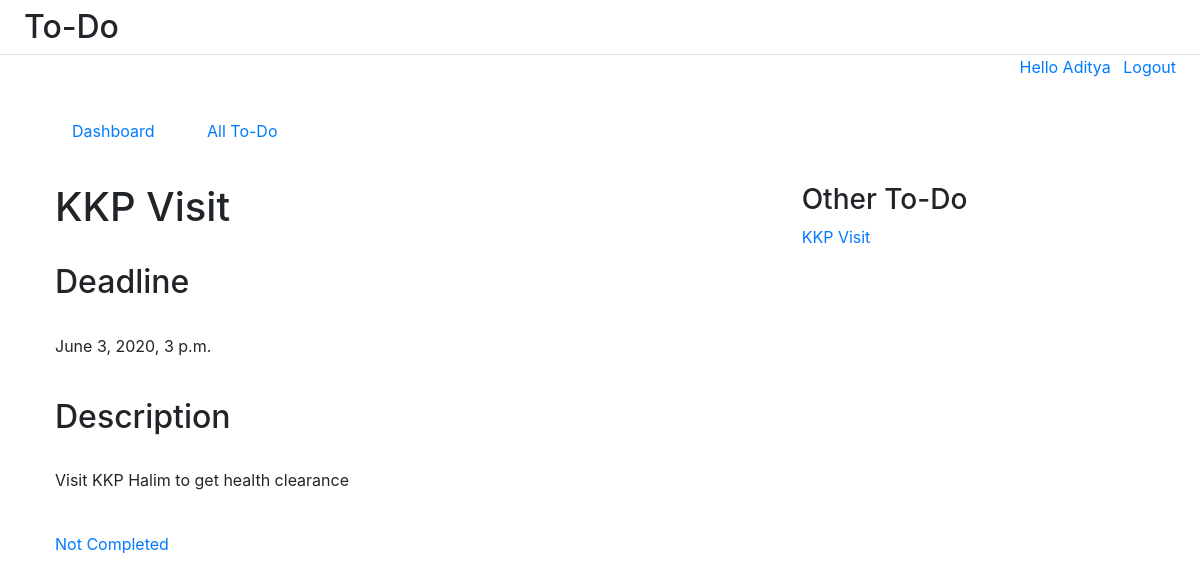
Screenshot of /tasks/2 (signed in) with the database file from the repository.
### todoapp/models.py (models this page shows, shortened)
class Task(TimeStampedModel):
    STATUSES = (
        (0, 'Not Completed'),
        (1, 'Completed'),
    )
    title = models.CharField(max_length=200)
    description = models.TextField()
    deadline = models.DateTimeField()
    status = models.PositiveSmallIntegerField(choices=STATUSES, default=0)

### todoapp/views.py (the view)
# urls.py: path('tasks/<int:pk>', TaskDetailView.as_view(), name='task-detail'),
class TaskDetailView(LoginRequiredMixin,DetailView):
    model = Task
    template_name = 'task/task_detail.html'

### templates/task/task_detail.html
{% extends 'base.html' %}
{% block content %}
<div class="container">
    <div class="row">
        <div class="col-8">
            <h1>{{task.title}}</h1>
                    <h2 class="py-4">Deadline</h2>
                    <p>{{task.deadline}}</p>
                    <h2 class="py-4">Description</h2>
                    <p>{{task.description}}</p>
                    <p class="py-4"><a href="#">{{task.get_status_display}}</a></p>
        </div>
        <div class="col-4">
                <h3 class="text-rigth">Other To-Do</h3>
                <ul class="list-unstyled">
                        <li><a href="#">{{object.title}}</a></li>
                </ul>
        </div>
    </div>
</div>
{% endblock content %}

### templates/base.html (shortened to what this page needs)
<!DOCTYPE html>
<html lang="en">
<head>
    <link rel="stylesheet" href="https://stackpath.bootstrapcdn.com/bootstrap/4.4.1/css/bootstrap.min.css">
</head>
<body>
    <div>
        <div class="col mt-2 px-4  border-bottom">
            <h2>To-Do</h2>
        </div>
        <div class="pl-4 mx-4 text-right">
            <ul class="list-inline">
                {% if user.is_authenticated %}
                   <li class="list-inline-item"><a href="#">Hello {{user.first_name}}</a></li>
                   <li class="list-inline-item"><a href="{% url 'logout' %}">Logout</a></li>
                {% else %}
                   <li class="list-inline-item"><a href="{% url 'signup' %}">SignUp</a></li>
               {% endif %}
            </ul>
        </div>
        <div class="row mx-4 p-4">
            <ul class="list-inline">
                {% if user.is_authenticated %}
                   <li class="list-inline-item mx-4"><a href="{% url 'dashboard' %}">Dashboard</a></li>
                   <li class="list-inline-item mx-4"><a href="{% url 'task-list' %}">All To-Do</a></li>
                {% else %}
                   <li class="list-inline-item"><a href="#"></a></li>
                {% endif %}
            </ul>
        </div>
    </div>
    <div class="container_fluid px-3 mx-4">
        {% block content %}{% endblock %}
    </div>
</body>
</html>

### rows the page displays
Task: title "KKP Visit", deadline "June 3, 2020, 3 p.m.", description "Visit KKP Halim to get health clearance", status "Not Completed"

### other values shown
{{ user.first_name }} "Aditya"
